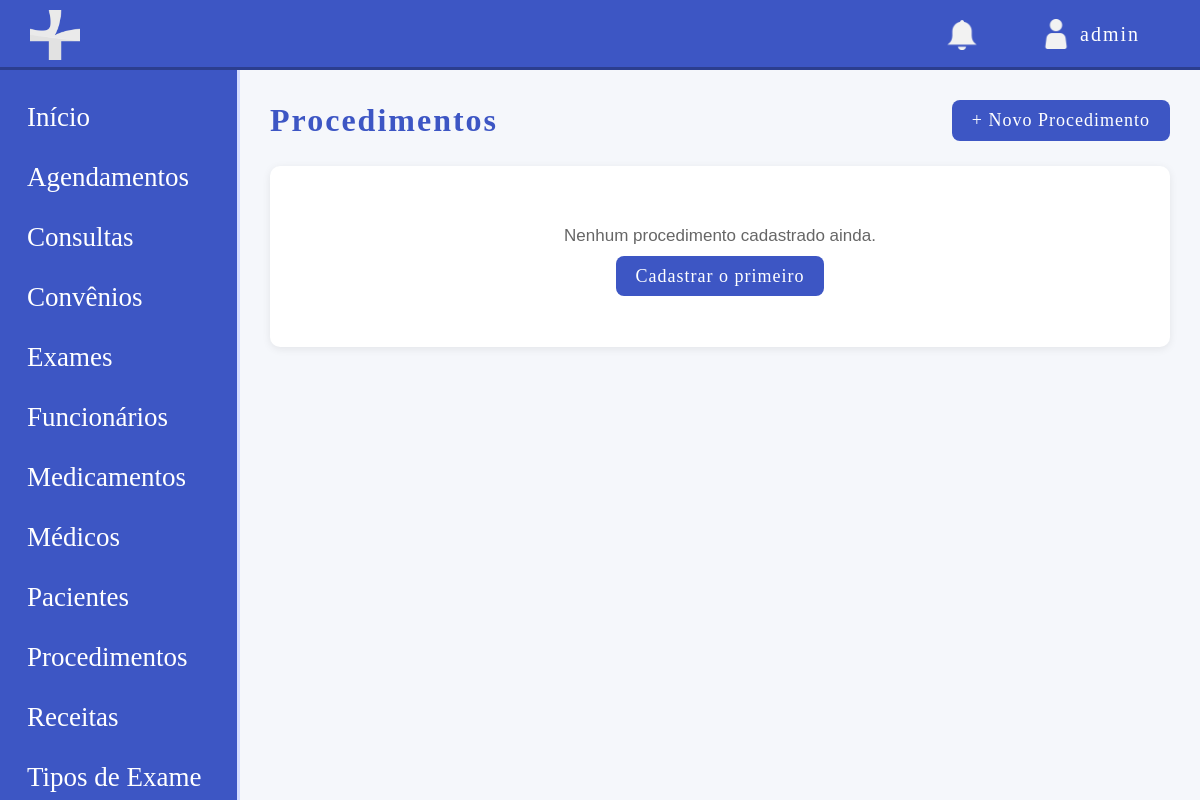
/modulos/procedimentos/listar_procedimento.php (signed in), run on an earlier commit of the app's database.
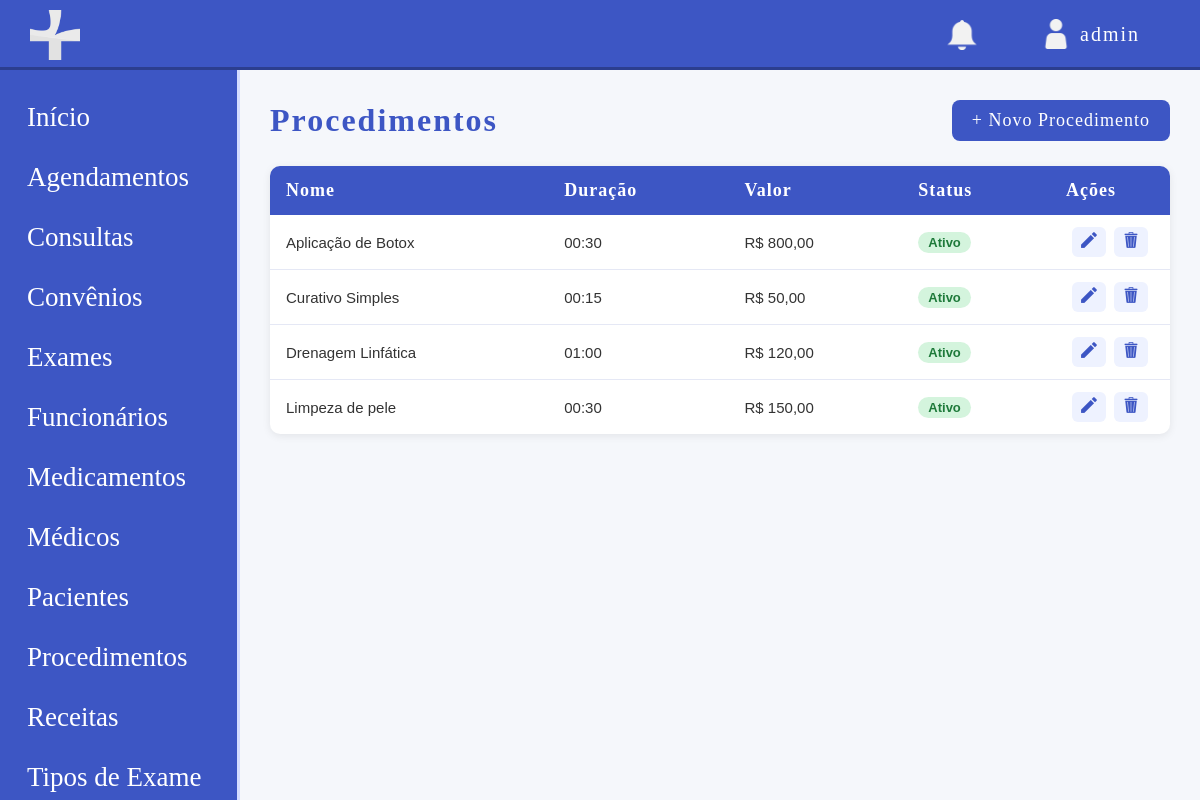
And on a later commit of the database.
### tables this page shows
CREATE TABLE procedimento (
    id INT UNSIGNED NOT NULL AUTO_INCREMENT,
    nome VARCHAR(255) NOT NULL,
    descricao TEXT NOT NULL,
    valor DECIMAL(10,2) NOT NULL,
    duracao TIME DEFAULT NULL,
    ativo TINYINT(1) NOT NULL DEFAULT 1,
    data_registro TIMESTAMP DEFAULT CURRENT_TIMESTAMP,
    PRIMARY KEY (id)
);

### modulos/procedimentos/listar_procedimento.php (the view, shortened to what this page needs)
<?php
require '../../config/conexao.php';
$base = '/site-clinicamedica';
$sql = "SELECT * FROM procedimento ORDER BY ativo DESC, nome ASC";
$procedimentos = $pdo->query($sql)->fetchAll();
?>
<!DOCTYPE html>
<html lang="pt-br">
<head>
    <link rel="stylesheet" href="<?php echo $base; ?>/css/style.css">
</head>
<body class="dashbody">
    <?php include '../../includes/header.php'; ?>
    <div class="layout">
        <?php include '../../includes/sidebar.php'; ?>
        <main class="main">
            <div class="pagina-topo">
                <h1>Procedimentos</h1>
                <a href="cadastrar_procedimento.php" class="btn-novo">+ Novo Procedimento</a>
            </div>
            <?php if (count($procedimentos) === 0): ?>
                <div class="vazio">
                    <p>Nenhum procedimento cadastrado ainda.</p>
                    <a href="cadastrar_procedimento.php" class="btn-novo">Cadastrar o primeiro</a>
                </div>
            <?php else: ?>
                <table class="tabela">
                    <thead>
                        <tr>
                            <th>Nome</th>
                            <th>Duração</th>
                            <th>Valor</th>
                            <th>Status</th>
                            <th style="width: 120px;">Ações</th>
                        </tr>
                    </thead>
                    <tbody>
                        <?php foreach ($procedimentos as $p): ?>
                            <tr class="<?php echo $p['ativo'] ? '' : 'linha-inativa'; ?>">
                                <td><?php echo htmlspecialchars($p['nome']); ?></td>
                                <td>
                                    <?php echo $p['duracao'] ? substr($p['duracao'], 0, 5) : '—'; ?>
                                </td>
                                <td>R$ <?php echo number_format($p['valor'], 2, ',', '.'); ?></td>
                                <td>
                                    <?php if ($p['ativo']): ?>
                                        <span class="tag tag-ativo">Ativo</span>
                                    <?php else: ?>
                                        <span class="tag tag-inativo">Inativo</span>
                                    <?php endif; ?>
                                </td>
                                <td class="acoes">
                                    <a href="editar_procedimento.php?id=<?php echo $p['id']; ?>" class="btn-acao" title="Editar">
                                        <img src="../../img/editar_icon.png" class="iconeacao" alt="Editar">
                                    </a>
                                    <a href="excluir_procedimento.php?id=<?php echo $p['id']; ?>"
                                       class="btn-acao btn-excluir"
                                       title="Excluir"
                                       onclick="return confirm('Tem certeza que deseja excluir este procedimento?');">
                                        <img src="../../img/excluir_icon.png" class="iconeacao" alt="Excluir">
                                    </a>
                                </td>
                            </tr>
                        <?php endforeach; ?>
                    </tbody>
                </table>
            <?php endif; ?>
        </main>
    </div>
</body>
</html>

What changed in the data, as far as the page shows it:
added procedimento: nome "Aplicação de Botox", duracao "00:30", valor "800,00", ativo "Ativo"
added procedimento: nome "Curativo Simples", duracao "00:15", valor "50,00", ativo "Ativo"
added procedimento: nome "Drenagem Linfática", duracao "01:00", valor "120,00", ativo "Ativo"
added procedimento: nome "Limpeza de pele", duracao "00:30", valor "150,00", ativo "Ativo"
Also different on the page:
text no longer shown: "Nenhum procedimento cadastrado ainda. Cadastrar o primeiro"
text now shown: "Nome Duração Valor Status Ações"
